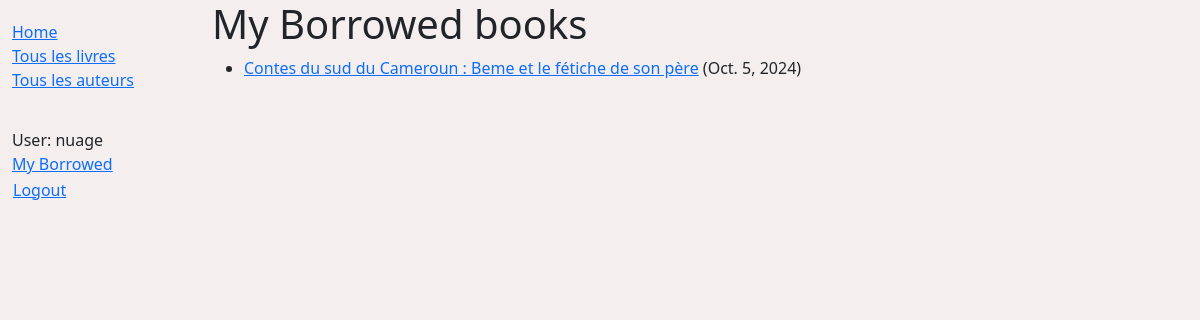
Screenshot of /catalog/mybooks/ (signed in) with the database file from the repository.
### catalog/models.py (models this page shows, shortened)
class BookInstance (models.Model):
    id = models.UUIDField(primary_key=True,default=uuid.uuid4,help_text='Unique ID for this particular book across whole library')
    book = models.ForeignKey(Book,on_delete=models.SET_NULL,null=True)
    imprint = models.CharField(max_length=200)
    due_back = models.DateField(null=True,blank=True)
    borrower = models.ForeignKey(settings.AUTH_USER_MODEL,on_delete=models.SET_NULL,null=True,blank=True)
    LOAN_STATUS=(
        ('m','Maintenanc'),
        ('o','On loan'),
        ('a','Available'),
        ('r','Reserved'),
    )
    status = models.CharField(max_length=1,choices=LOAN_STATUS,blank=True,default='m',help_text='Book availability')
    class Meta:
        ordering =['due_back']
        permissions = (("can_mark_returned", "Set book as returned"),)

class Book(models.Model):
    title =models.CharField(max_length=200)
    author = models.ForeignKey('Author',on_delete=models.SET_NULL,null=True)
    summary = models.TextField(max_length=1000,help_text='Enter a brief description of the book')
    isbn = models.CharField('ISBN',max_length=13,help_text='13 Character <a href="https://www.isbn-international.org/content/what-isbn">ISBN number</a>')
    genre =models.ManyToManyField(Genre,help_text='Select a genre for this book')
    language =models.ForeignKey("Language",on_delete=models.SET_NULL,null=True)
    def display_genre(self):
        return ', '.join(genre.name for genre in self.genre.all()[:3])
    display_genre.short_description ='Genre'

### catalog/views.py (the view)
# urls.py: path('mybooks/',views.LoanedBooksByUserListView.as_view(),name='borrowed'),
class LoanedBooksByUserListView(LoginRequiredMixin,generic.ListView):
    model= BookInstance
    login_url ="/login/"
    redirect_field_name = 'redirect_to'
    template_name = 'catalog/bookinstance_list_borrower_user.html'
    paginate_by=1
    def get_queryset(self):
        return(
            BookInstance.objects.filter(borrower = self.request.user)
                                .filter(status__exact= 'o')
                                .order_by('due_back')
        )

### catalog/templates/catalog/bookinstance_list_borrower_user.html
{% extends "generic_base.html" %}
{% block content %}
    <h1>My Borrowed books</h1>
    {% if bookinstance_list %}
    <ul>
      {% for bookinst in bookinstance_list %}
      <li class="{% if bookinst.is_overdue %}text-danger{% endif %}">
        <a href="{% url 'book-detail' bookinst.book.pk %}">{{ bookinst.book.title }}</a>
        ({{ bookinst.due_back }})
      </li>
      {% endfor %}
    </ul>
    {% else %}
      <p>There are no books borrowed.</p>
    {% endif %}
{% endblock %}

### catalog/templates/generic_base.html (shortened to what this page needs)
<!DOCTYPE html>
<html lang="en">
    <head>
        <link href="https://cdn.jsdelivr.net/npm/bootstrap@5.3.3/dist/css/bootstrap.min.css"
        rel="stylesheet"
>
        {% load static %}
        <link rel="stylesheet" href="{% static 'css/styles.css' %}"/>
    </head>
<body>
    <div class="container-fluid">
        <div class="row">
            <div class="col-sm-2">
                {% block sidebar %}
                <ul class="sidebar-nav">
                    <li><a href="{% url 'index' %}">Home</a></li>
                    <li><a href="{% url 'books' %}">Tous les livres</a></li>
                    <li><a href="{% url 'authors' %}">Tous les auteurs</a></li>
                </ul>
                {% endblock %}
            </div>
            <div class="col-sm-10">{% block content %} {% endblock %}</div>
        </div>
        <ul class="sidebar-nav">
            {% if user.is_authenticated %}
                <li>User: {{ user.get_username }}</li>
                <li><a href="{% url 'borrowed' %}">My Borrowed</a></li>
            <li>
              <form id="logout-form" method="post" action="{% url 'logout' %}">
                <button type="submit" class="btn btn-link">Logout</button>
              </form>
            </li>
            {% else %}
                <li><a href="{% url 'login' %}? next={{ request.path }}">Login</a></li>
            {% endif %}
        </ul>
    </div>
</body>
</html>

### catalog/static/css/styles.css (style rules this page uses)
body { background-color: rgb(245, 238, 238); }
.sidebar-nav { margin-top: 20px; padding: 0; list-style: none; }
#logout-form { display: inline; }
#logout-form button { padding: 0; margin: 0; }

### rows the page displays
BookInstance: book "Contes du sud du Cameroun : Beme et le fétiche de son père", due_back "Oct. 5, 2024"

### other values shown
{{ user.get_username }} "nuage"
